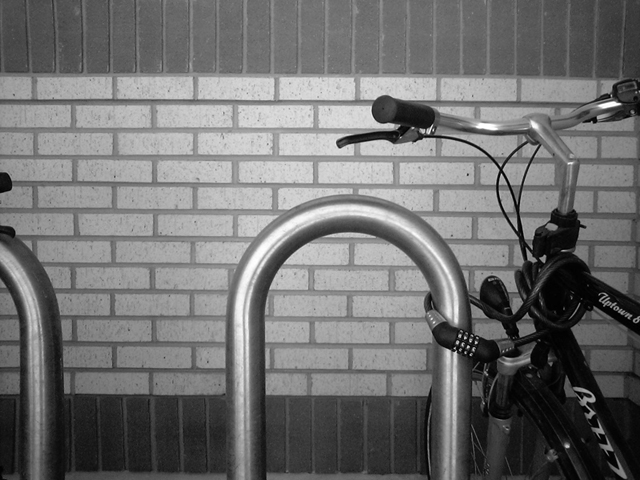
#> input picture 1. Basic Image Processing/Edge Detection/bike.png, 640 x 480 px, found by its file name
$ jupyter execute 'Edge Detection.ipynb'
#> lines starting #> are read from the running program, lines starting #| are printed output that depends on the picture
[cell 1]
import cv2
import numpy as np
import matplotlib.pyplot as plt

[cell 2]
# Function to apply Prewitt filter and visualize
def apply_prewitt(image_path, title_prefix):
#> called with title_prefix = 'Prewitt_bike'
    img = cv2.imread(image_path, cv2.IMREAD_GRAYSCALE)
#> img is the input picture: shape (480, 640); min 0, max 255, mean 112.2
    img = img.astype(np.float32) / 255  # Normalize to 0-1 range

    # Prewitt kernels
    kernel_x = np.array([[-1, 0, 1], [-1, 0, 1], [-1, 0, 1]])
    kernel_y = np.array([[-1, -1, -1], [0, 0, 0], [1, 1, 1]])

    # Apply Prewitt filters
    filtered_img_x = cv2.filter2D(img, -1, kernel_x)
    filtered_img_y = cv2.filter2D(img, -1, kernel_y)
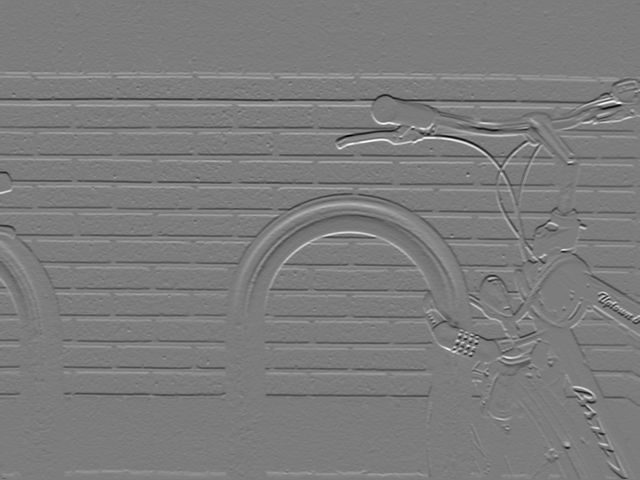
#> filtered_img_y: shape (480, 640) float32; min -2.16, max 2.26, mean -0.0013; drawn with min black and max white

    # Logarithmic scaling for better visualization
    filtered_img_x = np.log(np.abs(filtered_img_x) + 1)
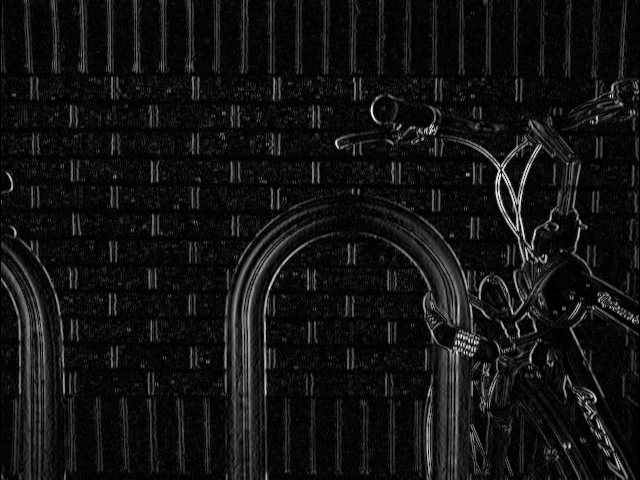
#> filtered_img_x: shape (480, 640) float32; min 0, max 1.18, mean 0.0892; drawn with min black and max white
    filtered_img_y = np.log(np.abs(filtered_img_y) + 1)

    # Normalize to 0-1 range
    filtered_img_x = filtered_img_x / np.max(filtered_img_x)
    filtered_img_y = filtered_img_y / np.max(filtered_img_y)

    # Display images using Matplotlib
    plt.figure(figsize=(12, 4))
    plt.subplot(1, 3, 1)
    plt.imshow(img, cmap='gray')
    plt.title('Original')

    plt.subplot(1, 3, 2)
    plt.imshow(filtered_img_x, cmap='gray')
    plt.title(f'{title_prefix} Horizontal')

    plt.subplot(1, 3, 3)
    plt.imshow(filtered_img_y, cmap='gray')
    plt.title(f'{title_prefix} Vertical')

    plt.tight_layout()
    plt.show()
#> call 2 of apply_prewitt, with title_prefix = 'Prewitt_face'
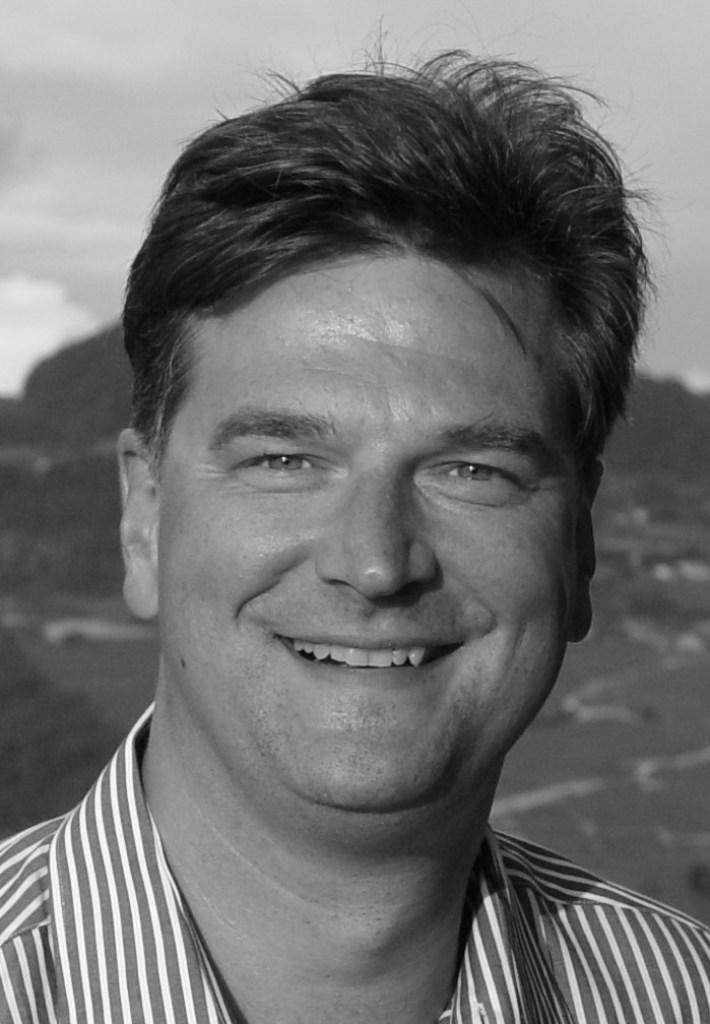
#> input picture 1. Basic Image Processing/Edge Detection/berndsface.png, 710 x 1024 px, found by its file name
#> in apply_prewitt, img is the input picture: shape (1024, 710); min 2, max 254, mean 112.6
#> in apply_prewitt (call 2), `filtered_img_y = cv2.filter2D(img, -1, kernel_y)`:
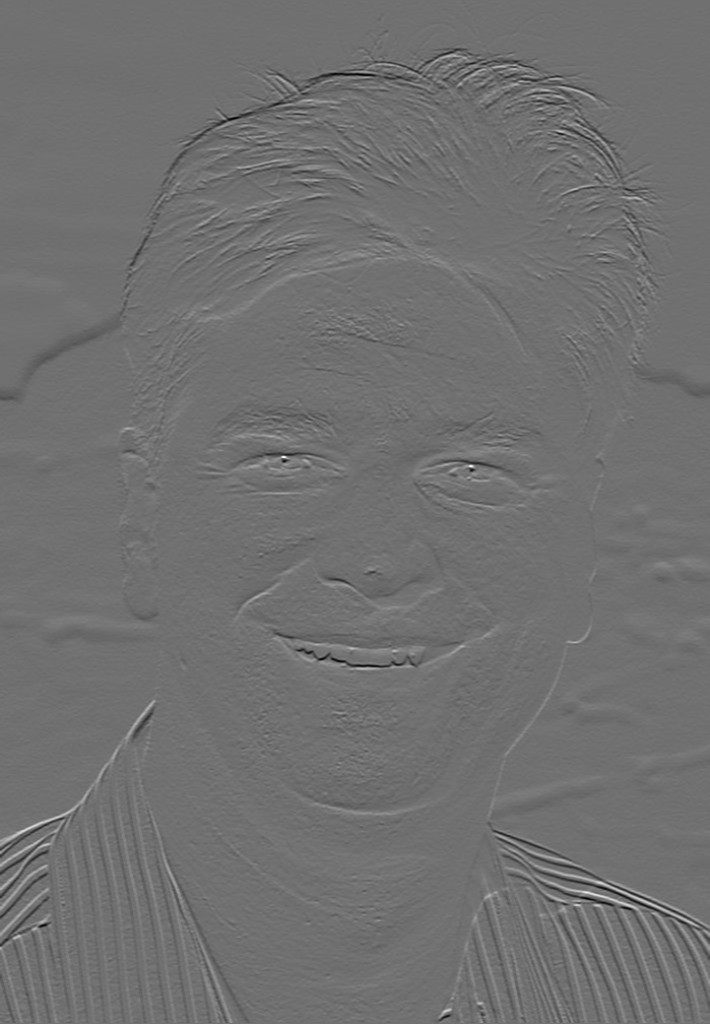
#> filtered_img_y: shape (1024, 710) float32; min -1.42, max 1.78, mean -0.00157; drawn with min black and max white

    # Save images
    # cv2.imwrite(f'{title_prefix}_horizontal.png', (filtered_img_x * 255).astype(np.uint8))
    # cv2.imwrite(f'{title_prefix}_vertical.png', (filtered_img_y * 255).astype(np.uint8))

[cell 3]
# Function to apply edge magnitude calculation and visualization
def apply_edge_magnitude(image_path, title_prefix, thresholds):
#> called with title_prefix = 'Prewitt_face'
    img = cv2.imread(image_path, cv2.IMREAD_GRAYSCALE)
    img = img.astype(np.float32) / 255  # Normalize to 0-1 range

    # Prewitt kernels
    kernel_x = np.array([[-1, 0, 1], [-1, 0, 1], [-1, 0, 1]])
    kernel_y = np.array([[-1, -1, -1], [0, 0, 0], [1, 1, 1]])

    # Apply Prewitt filters
    filtered_img_x = cv2.filter2D(img, -1, kernel_x)
    filtered_img_y = cv2.filter2D(img, -1, kernel_y)

    # Calculate edge magnitude
    edge_magnitude = np.sqrt(filtered_img_x**2 + filtered_img_y**2)
    log_edge_magnitude = np.log(edge_magnitude + 1)
    log_edge_magnitude = log_edge_magnitude / np.max(log_edge_magnitude)

    # Create binary masks based on thresholds
    bw_edges = []
    for threshold in thresholds:
        bw_edge = edge_magnitude > threshold
        bw_edges.append(bw_edge)
#> this loop made 3 passes
#> pass 1, in apply_edge_magnitude, `bw_edge = edge_magnitude > threshold`:
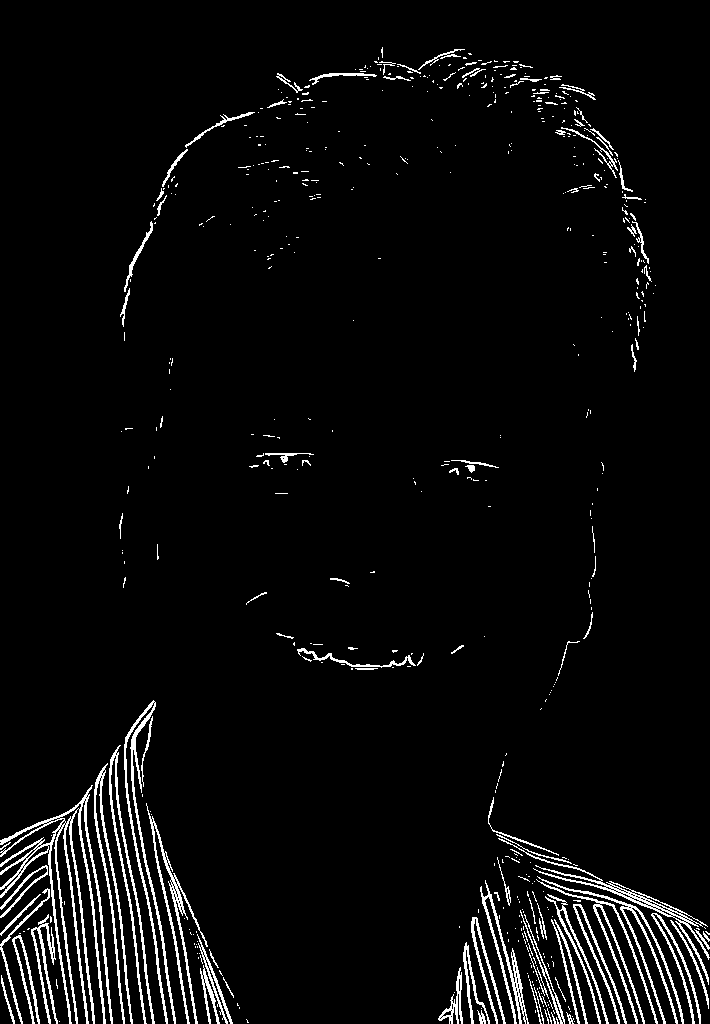
#> bw_edge: shape (1024, 710) bool; 4.1% white in thin lines or dots
#> after the loop, bw_edges = 3 items

    # Display images using Matplotlib
    plt.figure(figsize=(12, 8))
    plt.subplot(2, 2, 1)
    plt.imshow(log_edge_magnitude, cmap='gray')
    plt.title('Edge Magnitude')

    for i, threshold in enumerate(thresholds):
        plt.subplot(2, 2, i + 2)
        plt.imshow(bw_edges[i], cmap='gray')
        plt.title(f'Magnitude > {threshold}')

    plt.tight_layout()
    plt.show()

    # Save images
    # cv2.imwrite(f'{title_prefix}_logEdgeSum.png', (log_edge_magnitude * 255).astype(np.uint8))
    # for i, threshold in enumerate(thresholds):
        # cv2.imwrite(f'{title_prefix}_bwEdge{i+1}.png', (bw_edges[i] * 255).astype(np.uint8))

[cell 4]
# Function to apply Sobel filter and visualize
def apply_sobel(image_path, title_prefix, thresholds):
#> called with title_prefix = 'Sobel_face'
    img = cv2.imread(image_path, cv2.IMREAD_GRAYSCALE)
    img = img.astype(np.float32) / 255  # Normalize to 0-1 range

    # Sobel kernels
    kernel_x = np.array([[-1, 0, 1], [-2, 0, 2], [-1, 0, 1]])
    kernel_y = np.array([[-1, -2, -1], [0, 0, 0], [1, 2, 1]])

    # Apply Sobel filters
    filtered_img_x = cv2.filter2D(img, -1, kernel_x)
    filtered_img_y = cv2.filter2D(img, -1, kernel_y)

    # Calculate edge magnitude
    edge_magnitude = np.sqrt(filtered_img_x**2 + filtered_img_y**2)
    log_edge_magnitude = np.log(edge_magnitude + 1)
    log_edge_magnitude = log_edge_magnitude / np.max(log_edge_magnitude)

    # Create binary masks based on thresholds
    bw_edges = []
    for threshold in thresholds:
        bw_edge = edge_magnitude > threshold
        bw_edges.append(bw_edge)
#> after the loop, bw_edges = 3 items

    # Display images using Matplotlib
    plt.figure(figsize=(12, 8))
    plt.subplot(2, 2, 1)
    plt.imshow(log_edge_magnitude, cmap='gray')
    plt.title('Edge Magnitude')

    for i, threshold in enumerate(thresholds):
        plt.subplot(2, 2, i + 2)
        plt.imshow(bw_edges[i], cmap='gray')
        plt.title(f'Magnitude > {threshold}')

    plt.tight_layout()
    plt.show()

    # Save images
    # cv2.imwrite(f'{title_prefix}_logEdgeSum.png', (log_edge_magnitude * 255).astype(np.uint8))
    # for i, threshold in enumerate(thresholds):
        # cv2.imwrite(f'{title_prefix}_bwEdge{i+1}.png', (bw_edges[i] * 255).astype(np.uint8))

[cell 5]
# Function to apply Roberts filter and visualize
def apply_roberts(image_path, title_prefix, thresholds):
#> called with title_prefix = 'Roberts_face'
    img = cv2.imread(image_path, cv2.IMREAD_GRAYSCALE)
    img = img.astype(np.float32) / 255  # Normalize to 0-1 range

    # Roberts kernels
    kernel_1 = np.array([[1, 0], [0, -1]])
    kernel_2 = np.array([[0, 1], [-1, 0]])

    # Apply Roberts filters
    filtered_img_1 = cv2.filter2D(img, -1, kernel_1)
    filtered_img_2 = cv2.filter2D(img, -1, kernel_2)
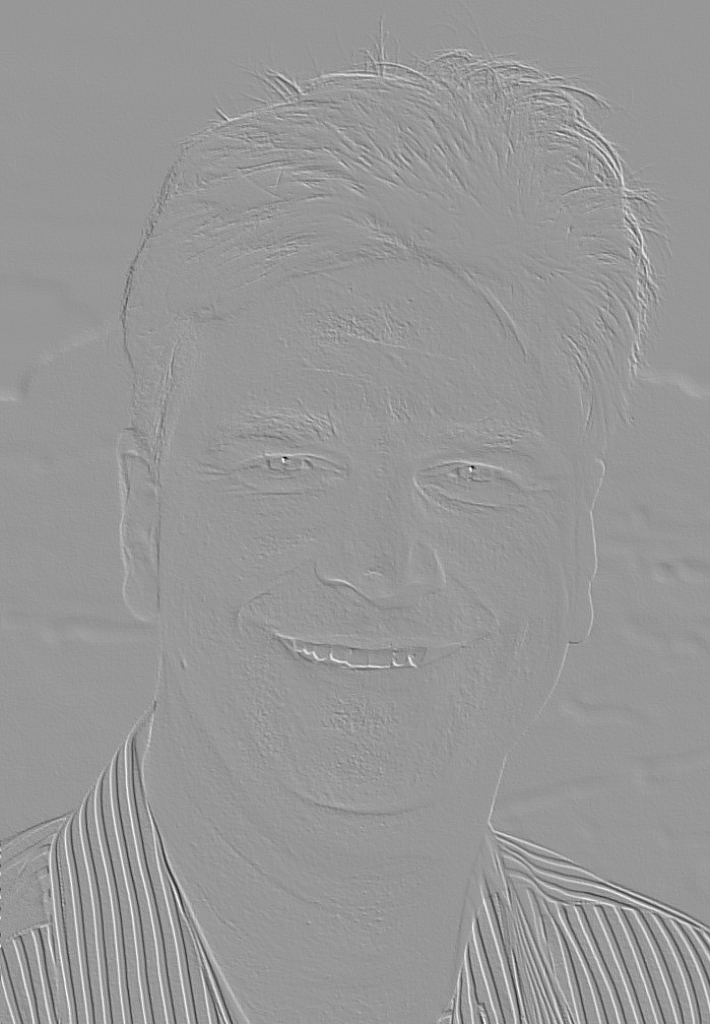
#> filtered_img_2: shape (1024, 710) float32; min -0.588, max 0.4, mean 0.000191; drawn with min black and max white

    # Calculate edge magnitude
    edge_magnitude = np.sqrt(filtered_img_1**2 + filtered_img_2**2)
    log_edge_magnitude = np.log(edge_magnitude + 1)
    log_edge_magnitude = log_edge_magnitude / np.max(log_edge_magnitude)

    # Create binary masks based on thresholds
    bw_edges = []
    for threshold in thresholds:
        bw_edge = edge_magnitude > threshold
        bw_edges.append(bw_edge)
#> this loop made 3 passes
#> pass 3, in apply_roberts, `bw_edge = edge_magnitude > threshold`:
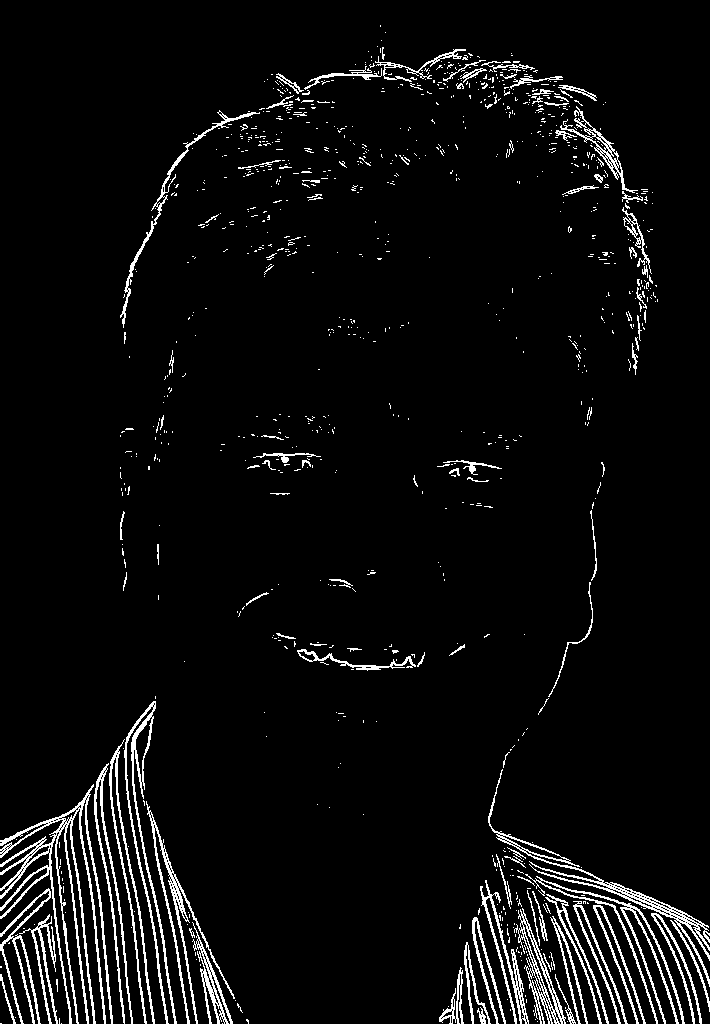
#> bw_edge: shape (1024, 710) bool; 4.8% white in thin lines or dots
#> after the loop, bw_edges = 3 items

    # Display images using Matplotlib
    plt.figure(figsize=(12, 8))
    plt.subplot(2, 2, 1)
    plt.imshow(log_edge_magnitude, cmap='gray')
    plt.title('Edge Magnitude')

    for i, threshold in enumerate(thresholds):
        plt.subplot(2, 2, i + 2)
        plt.imshow(bw_edges[i], cmap='gray')
        plt.title(f'Magnitude > {threshold}')

    plt.tight_layout()
    plt.show()

    # Save images
    # cv2.imwrite(f'{title_prefix}_logEdgeSum.png', (log_edge_magnitude * 255).astype(np.uint8))
    # for i, threshold in enumerate(thresholds):
        # cv2.imwrite(f'{title_prefix}_bwEdge{i+1}.png', (bw_edges[i] * 255).astype(np.uint8))
